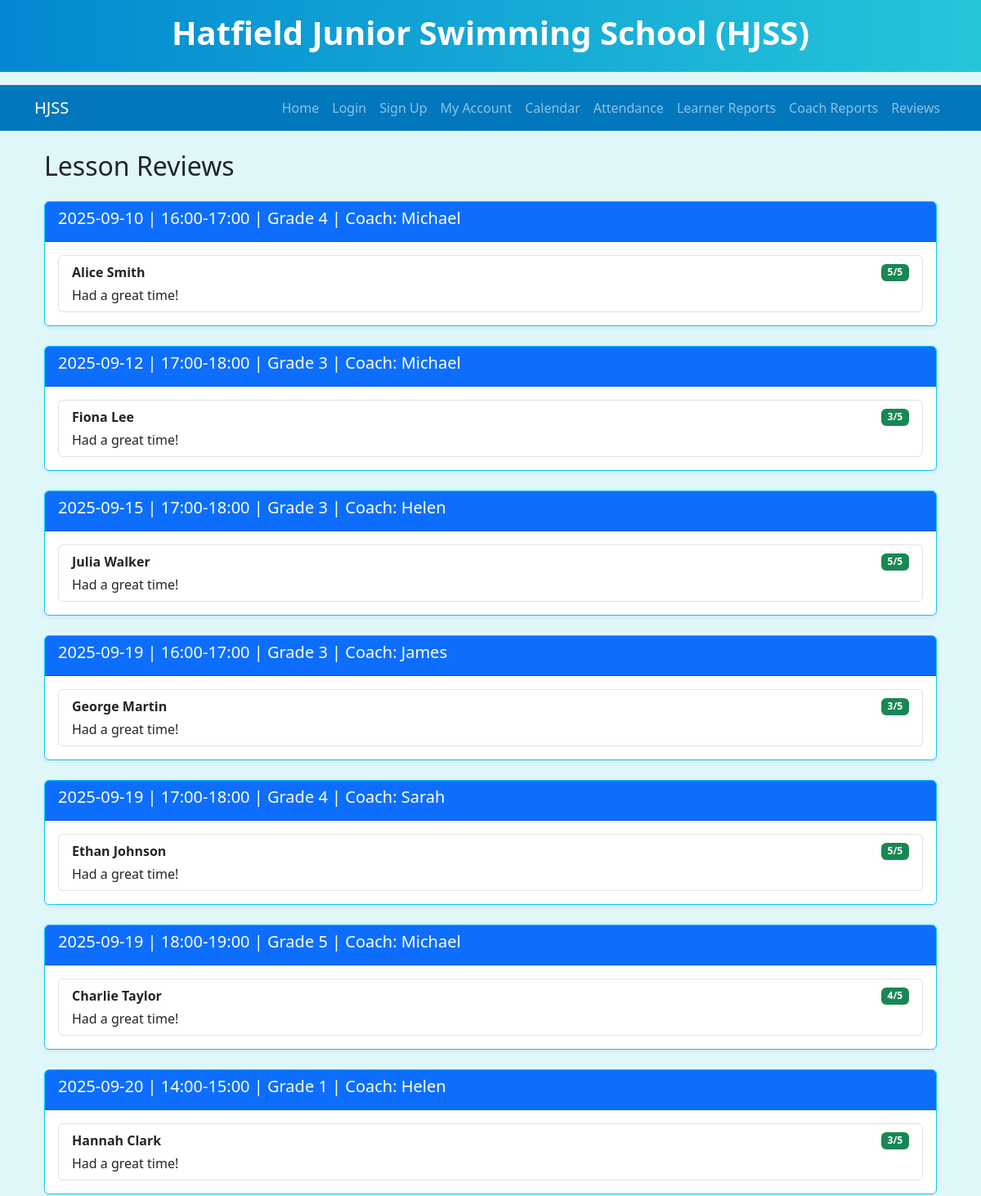
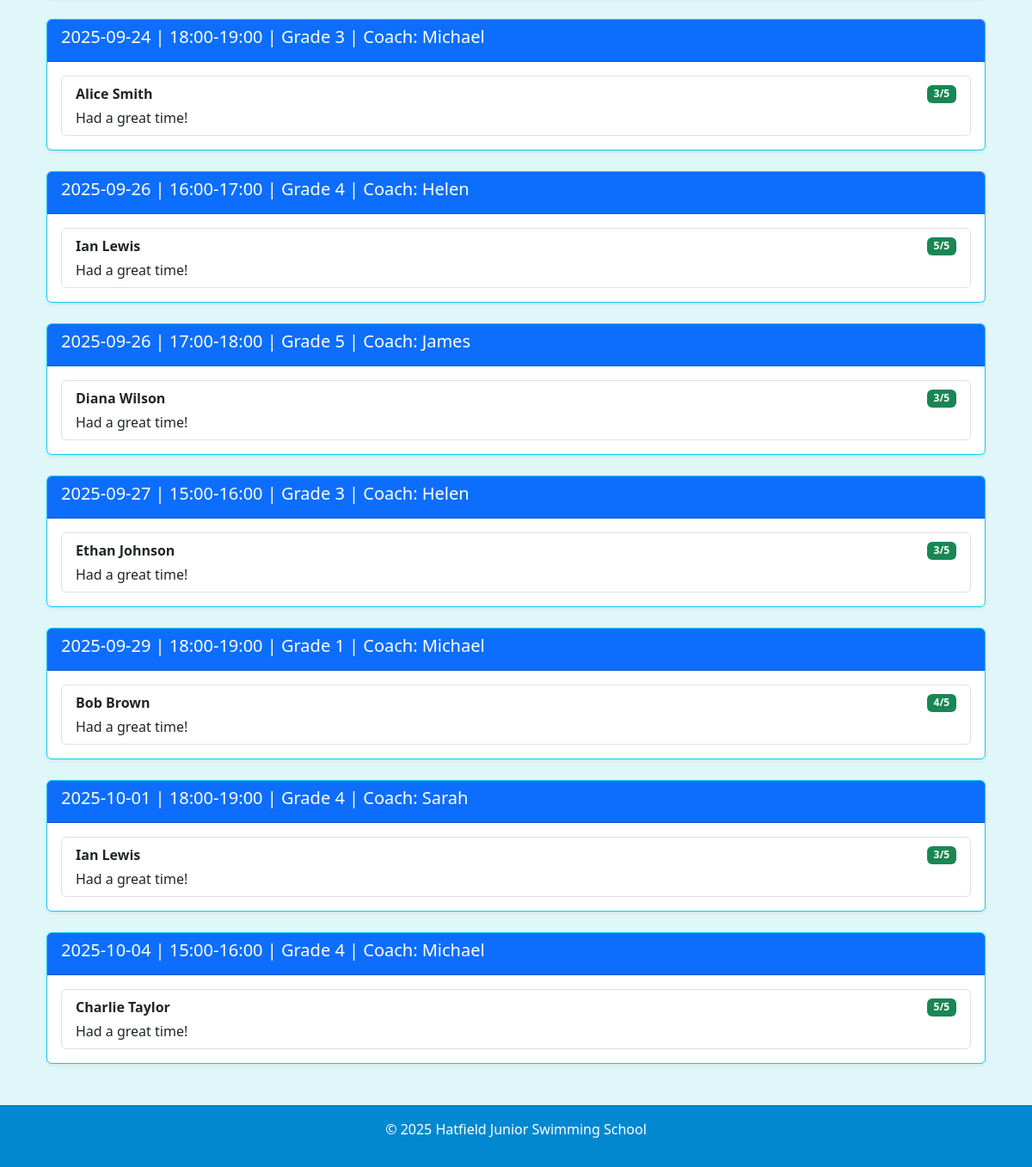
Screenshot of /lesson_reviews with the database file from the repository (2 pictures, top to bottom).
### models.py (models this page shows, shortened)
class Lesson(db.Model):
    id = db.Column(db.Integer, primary_key=True)
    date = db.Column(db.Date, nullable=False)
    day_of_week = db.Column(db.String(10), nullable=False)
    time_slot = db.Column(db.String(10), nullable=False)
    grade_level = db.Column(db.Integer, nullable=False)
    max_capacity = db.Column(db.Integer, default=4)
    coach_id = db.Column(db.Integer, db.ForeignKey('coach.id'), nullable=False)
    coach = db.relationship('Coach', back_populates='lessons')
    bookings = db.relationship('Booking', back_populates='lesson', cascade="all, delete-orphan")
    reviews = db.relationship('Review', back_populates='lesson', cascade="all, delete-orphan")

class Coach(db.Model):
    id = db.Column(db.Integer, primary_key=True)
    name = db.Column(db.String(100), nullable=False)
    lessons = db.relationship('Lesson', back_populates='coach')

class Review(db.Model):
    id = db.Column(db.Integer, primary_key=True)
    learner_id = db.Column(db.Integer, db.ForeignKey('learner.id'), nullable=False)
    lesson_id = db.Column(db.Integer, db.ForeignKey('lesson.id'), nullable=False)
    rating = db.Column(db.Integer, nullable=False)
    comment = db.Column(db.Text)
    learner = db.relationship('Learner', back_populates='reviews')
    lesson = db.relationship('Lesson', back_populates='reviews')

class Learner(db.Model):
    id = db.Column(db.Integer, primary_key=True)
    name = db.Column(db.String(100), nullable=False)
    username = db.Column(db.String(50), nullable=False, unique=True)
    password_hash = db.Column(db.String(128), nullable=False)
    gender = db.Column(db.String(10))
    age = db.Column(db.Integer, nullable=False)
    emergency_contact = db.Column(db.String(15), nullable=False)
    current_grade = db.Column(db.Integer, default=0)
    is_admin = db.Column(db.Boolean, default=False)
    bookings = db.relationship('Booking', back_populates='learner', cascade="all, delete-orphan")
    reviews = db.relationship('Review', back_populates='learner', cascade="all, delete-orphan")

### main.py (the view)
@app.route("/lesson_reviews")
def lesson_reviews():
    lessons = Lesson.query.join(Lesson.reviews).group_by(Lesson.id).order_by(Lesson.date, Lesson.time_slot).all()
    return render_template("lesson_reviews.html", lessons=lessons)

### templates/lesson_reviews.html
{% extends "base.html" %}
{% block content %}
<div class="container mt-4">
    <h2 class="text-3xl text-blue-700 mb-4">Lesson Reviews</h2>
    {% if lessons %}
        {% for lesson in lessons %}
            {% if lesson.reviews %}
            <div class="card mb-4 shadow-sm border-info">
                <div class="card-header bg-primary text-white">
                    <h5>{{ lesson.date }} | {{ lesson.time_slot }} | Grade {{ lesson.grade_level }} | Coach: {{ lesson.coach.name }}</h5>
                </div>
                <div class="card-body">
                    <ul class="list-group">
                        {% for review in lesson.reviews %}
                        <li class="list-group-item">
                            <div class="d-flex justify-content-between align-items-center">
                                <strong>{{ review.learner.name }}</strong>
                                <span class="badge bg-success">{{ review.rating }}/5</span>
                            </div>
                            {% if review.comment %}
                                <p class="mb-0 mt-1">{{ review.comment }}</p>
                            {% endif %}
                        </li>
                        {% endfor %}
                    </ul>
                </div>
            </div>
            {% endif %}
        {% endfor %}
    {% else %}
        <p class="text-blue-700">No lessons found.</p>
    {% endif %}
</div>
{% endblock %}

### templates/base.html (style rules this page uses)
body { background: #e0f7fa; }

### rows the page displays
Lesson: date "2025-09-10", time_slot "16:00-17:00", grade_level "4", coach.name "Michael"
Review: learner.name "Alice Smith", rating "5", comment "Had a great time!"
Lesson: date "2025-09-12", time_slot "17:00-18:00", grade_level "3", coach.name "Michael"
Review: learner.name "Fiona Lee", rating "3", comment "Had a great time!"
Lesson: date "2025-09-15", time_slot "17:00-18:00", grade_level "3", coach.name "Helen"
Review: learner.name "Julia Walker", rating "5", comment "Had a great time!"
Lesson: date "2025-09-19", time_slot "16:00-17:00", grade_level "3", coach.name "James"
Review: learner.name "George Martin", rating "3", comment "Had a great time!"
Lesson: date "2025-09-19", time_slot "17:00-18:00", grade_level "4", coach.name "Sarah"
Review: learner.name "Ethan Johnson", rating "5", comment "Had a great time!"
Lesson: date "2025-09-19", time_slot "18:00-19:00", grade_level "5", coach.name "Michael"
Review: learner.name "Charlie Taylor", rating "4", comment "Had a great time!"
Lesson: date "2025-09-20", time_slot "14:00-15:00", grade_level "1", coach.name "Helen"
Review: learner.name "Hannah Clark", rating "3", comment "Had a great time!"
Lesson: date "2025-09-24", time_slot "18:00-19:00", grade_level "3", coach.name "Michael"
Review: learner.name "Alice Smith", rating "3", comment "Had a great time!"
Lesson: date "2025-09-26", time_slot "16:00-17:00", grade_level "4", coach.name "Helen"
Review: learner.name "Ian Lewis", rating "5", comment "Had a great time!"
Lesson: date "2025-09-26", time_slot "17:00-18:00", grade_level "5", coach.name "James"
Review: learner.name "Diana Wilson", rating "3", comment "Had a great time!"
Lesson: date "2025-09-27", time_slot "15:00-16:00", grade_level "3", coach.name "Helen"
Review: learner.name "Ethan Johnson", rating "3", comment "Had a great time!"
Lesson: date "2025-09-29", time_slot "18:00-19:00", grade_level "1", coach.name "Michael"
Review: learner.name "Bob Brown", rating "4", comment "Had a great time!"
Lesson: date "2025-10-01", time_slot "18:00-19:00", grade_level "4", coach.name "Sarah"
Review: learner.name "Ian Lewis", rating "3", comment "Had a great time!"
Lesson: date "2025-10-04", time_slot "15:00-16:00", grade_level "4", coach.name "Michael"
Review: learner.name "Charlie Taylor", rating "5", comment "Had a great time!"
